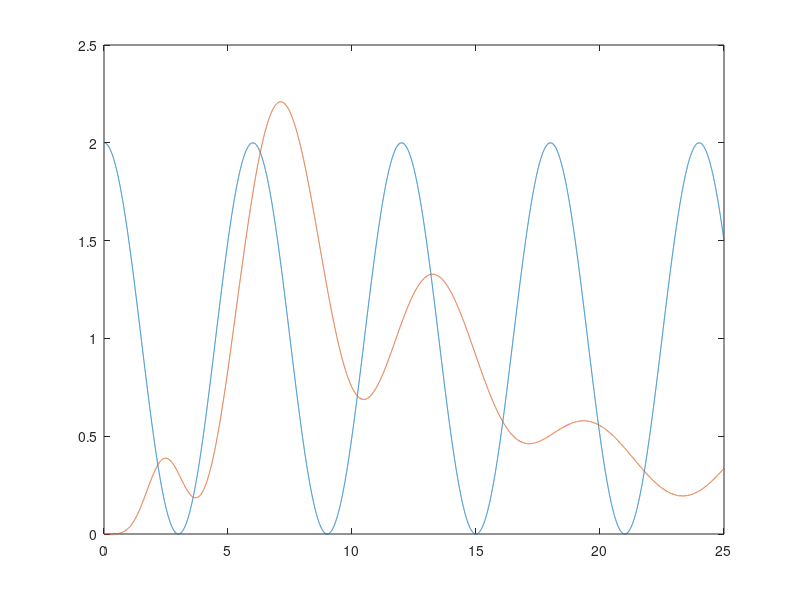

Write MATLAB code to recreate this figure.
%% Exp 1 Modelo Parametrico SPM
close all; clear; clc;
%% Parametros do sistema
M = 100;
f = 0.15;
k = 7;
dt = 0.001;
t = 0:dt:25;
% Entrada 
u = 1+cos(pi*t/3);

%% Planta
G = tf(1,[M f k]);
x = lsim(G,u,t);
%% Valores Iniciais

lambda = 0.5;
%z = lsim((tf([1],[1 2*lambda lambda^2])), u, t);
z = u;
phi1 = lsim(tf([1 0 0],[1 2*lambda lambda^2]) , x, t);
phi2 = lsim(tf([1 0],[1 2*lambda lambda^2]) , x, t);
phi3 = lsim(tf([1],[1 2*lambda lambda^2]) , x, t);

phi = [phi1';phi2';phi3'];
%plot(t,phi1,t,phi2,t,phi3)

%% Estimação de parametros
% Valor de estimativa inicial thteta0 e constantes de projeto
P(1) = 1;
ms = 1;
zChapeu(1) = 0;

theta = [0 0 0; 0 0 0; 0 0 0];
for i = 2:length(t)+1
    dp = -P(i-1)*phi(:,i-1)'*phi(:,i-1)*P(i-1);
    P(i) = dp + P(i-1);
    zChapeu(i-1) = theta(i-1,:)*phi(:,i-1);
    e(i-1) = z(i-1) - zChapeu(i-1);
    dT = P(i-1)*e(i-1)*phi(:,i-1);
    theta(i,:) = dT' + theta(i-1,:);
end
theta((length(t)+1),:) = [];
plot(t,z,t,zChapeu)
